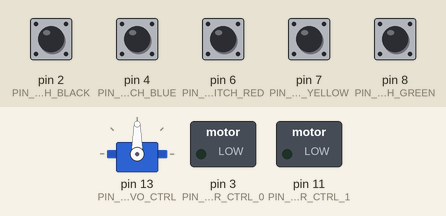
Simulated run of this sketch. Board: Arduino Uno, built with avr-gcc and run on an emulated ATmega328P. On the bench: servo, switched loads named in the sketch (green lamp = pin HIGH). Inputs (shaded band) come from the test bench; at power-on: pin 2 (PIN_SWITCH_BLACK), pin 4 (PIN_SWITCH_BLUE), pin 6 (PIN_SWITCH_RED), pin 7 (PIN_SWITCH_YELLOW), pin 8 (PIN_SWITCH_GREEN) LOW. What the sketch prints to the serial monitor is not drawn.

Above: at 1.2 s.
1.3 s: pin 7 (PIN_SWITCH_YELLOW) pulled HIGH for 0.15 s
At 2.2 s:
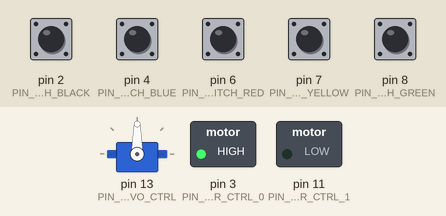
2.9 s: pin 8 (PIN_SWITCH_GREEN) pulled HIGH for 0.15 s
At 3.4 s:
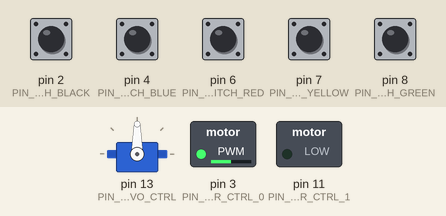
4.5 s: pin 7 (PIN_SWITCH_YELLOW) pulled HIGH for 1 s
At 5.9 s:
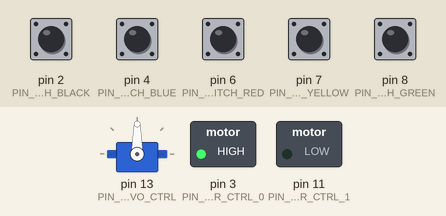
8.6 s: pin 6 (PIN_SWITCH_RED) pulled HIGH for 0.15 s
At 9.1 s:
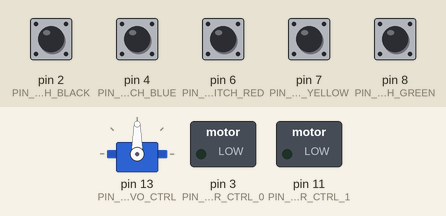
10.2 s: pin 8 (PIN_SWITCH_GREEN) pulled HIGH for 1 s
At 11.5 s:
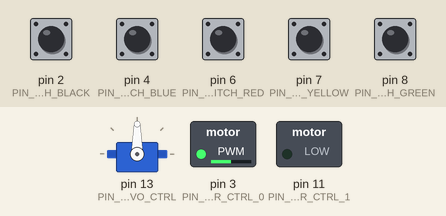
Timing chart, 0 to 13.2 s (numbered marks = the images above; inputs shaded):
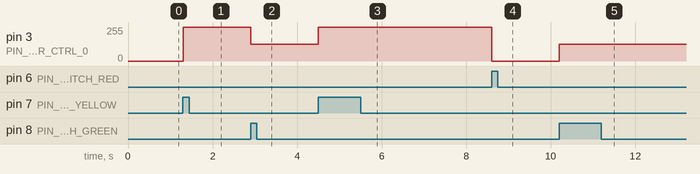

The sketch:

7_EEPROM_Practice.ino
```cpp
#include <Servo.h>
#include <EEPROM.h>
#define PIN_MOTOR_CTRL_0 3
#define PIN_MOTOR_CTRL_1 11
#define PIN_SWITCH_GREEN 8
#define PIN_SWITCH_YELLOW 7
#define PIN_SWITCH_RED 6
#define PIN_SWITCH_BLACK 2
#define PIN_SWITCH_BLUE 4
#define PIN_SERVO_CTRL 13
int prevSwitchGreen = HIGH;
int prevSwitchYellow = HIGH;
int prevSwitchRed = HIGH;
int prevSwitchBlue = HIGH;
int rotateFlag;
uint32_t totalTime;
uint32_t startTime;
Servo servoRotate;
void setup() {
  attachInterrupt(digitalPinToInterrupt(PIN_SWITCH_BLACK), isrSwitchBlack, RISING);
  servoRotate.attach(PIN_SERVO_CTRL);
  servoRotate.write(90);
  pinMode(PIN_SWITCH_GREEN, INPUT);
  pinMode(PIN_SWITCH_YELLOW, INPUT);
  pinMode(PIN_SWITCH_RED, INPUT);
  pinMode(PIN_SWITCH_BLACK, INPUT);
  pinMode(PIN_SWITCH_BLUE, INPUT);
  pinMode(PIN_MOTOR_CTRL_0, OUTPUT);
  pinMode(PIN_MOTOR_CTRL_1, OUTPUT);
  pinMode(PIN_SERVO_CTRL, OUTPUT);
  analogWrite(PIN_MOTOR_CTRL_0, 0);
  analogWrite(PIN_MOTOR_CTRL_1, 0);
  Serial.begin(115200);
  Serial.print("EEPROM.read(0) : ");
  Serial.println(EEPROM.read(0));
  totalTime = EEPROM.read(0);
}


void loop() {
  // Fan Control
  int currentSwitchGreen = digitalRead(PIN_SWITCH_GREEN);
  int currentSwitchYellow = digitalRead(PIN_SWITCH_YELLOW);
  int currentSwitchRed = digitalRead(PIN_SWITCH_RED);
  if ((prevSwitchGreen == LOW) && (currentSwitchGreen == HIGH)) {
    analogWrite(PIN_MOTOR_CTRL_0, 127);
  }
  if ((prevSwitchYellow == LOW) && (currentSwitchYellow == HIGH)) {
    analogWrite(PIN_MOTOR_CTRL_0, 255);
  }
  if ((prevSwitchRed == LOW) && (currentSwitchRed == HIGH)) {
    analogWrite(PIN_MOTOR_CTRL_0, 0);
  }

  int currentSwitchBlue = digitalRead(PIN_SWITCH_BLUE);
  if (((prevSwitchGreen == LOW) && (currentSwitchGreen == HIGH)) &&
      ((prevSwitchYellow == LOW) && (currentSwitchYellow == HIGH)) &&
      ((prevSwitchRed == LOW) && (currentSwitchRed == HIGH))) {
    totalTime = 0;
    EEPROM.write(0, totalTime);
    Serial.println("0으로초기화");
  }
    //세개 다 누르면 초기화

  prevSwitchGreen = currentSwitchGreen;
  prevSwitchYellow = currentSwitchYellow;
  prevSwitchRed = currentSwitchRed;
  // Rotate Control


  if ((prevSwitchBlue == LOW) && (currentSwitchBlue == HIGH)) {
    startTime = micros();
    Serial.print("StartTime:");
    Serial.println(startTime);
    rotateFlag = 1;
  }

  if (totalTime > 10) {
    rotateFlag = 0;
  }
  //10초 넘으면 멈춤

  if ((servoRotate.read() < 30) || (servoRotate.read() > 150)) {
    rotateFlag = rotateFlag * (-1);
  }
  if (rotateFlag != 0) {
    servoRotate.write(servoRotate.read() + rotateFlag);
    totalTime = (micros() - startTime)/1000000;
    Serial.print("TotalTime:");
    Serial.println(totalTime);
    EEPROM.write(0, totalTime);
    Serial.println(EEPROM.read(0));
  }


  prevSwitchBlue = currentSwitchBlue;
  delay(100);
}
void isrSwitchBlack() {
  rotateFlag = 0;
  servoRotate.write(90);
}
```

Measured:
- after the input at 1.3 s, pin 3 (PIN_MOTOR_CTRL_0): 0/255 → 255/255 at once
- after the input at 2.9 s, pin 3 (PIN_MOTOR_CTRL_0): 255/255 → 127/255 at once
- after the input at 4.5 s, pin 3 (PIN_MOTOR_CTRL_0): 127/255 → 255/255 at once
- after the input at 8.6 s, pin 3 (PIN_MOTOR_CTRL_0): 255/255 → 0/255 at once
- after the input at 10.2 s, pin 3 (PIN_MOTOR_CTRL_0): 0/255 → 127/255 at once
